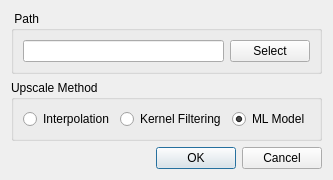
<?xml version="1.0" encoding="UTF-8"?>
<ui version="4.0">
 <class>Dialog</class>
 <widget class="QDialog" name="Dialog">
  <property name="geometry">
   <rect>
    <x>0</x>
    <y>0</y>
    <width>329</width>
    <height>159</height>
   </rect>
  </property>
  <property name="windowTitle">
   <string>Image saving </string>
  </property>
  <layout class="QVBoxLayout" name="verticalLayout">
   <item>
    <widget class="QGroupBox" name="groupBox">
     <property name="sizePolicy">
      <sizepolicy hsizetype="Preferred" vsizetype="Fixed">
       <horstretch>0</horstretch>
       <verstretch>0</verstretch>
      </sizepolicy>
     </property>
     <property name="title">
      <string> Path</string>
     </property>
     <layout class="QHBoxLayout" name="horizontalLayout">
      <item>
       <widget class="QLineEdit" name="line_path">
        <property name="readOnly">
         <bool>true</bool>
        </property>
       </widget>
      </item>
      <item>
       <widget class="QPushButton" name="button_path">
        <property name="text">
         <string>Select</string>
        </property>
       </widget>
      </item>
     </layout>
    </widget>
   </item>
   <item>
    <widget class="QGroupBox" name="group_method">
     <property name="sizePolicy">
      <sizepolicy hsizetype="Preferred" vsizetype="Fixed">
       <horstretch>0</horstretch>
       <verstretch>0</verstretch>
      </sizepolicy>
     </property>
     <property name="title">
      <string>Upscale Method</string>
     </property>
     <layout class="QHBoxLayout" name="horizontalLayout_2">
      <item>
       <widget class="QRadioButton" name="radio_inter">
        <property name="text">
         <string>Interpolation</string>
        </property>
       </widget>
      </item>
      <item>
       <widget class="QRadioButton" name="radio_kernel">
        <property name="text">
         <string>Kernel Filtering</string>
        </property>
       </widget>
      </item>
      <item>
       <widget class="QRadioButton" name="radio_ml">
        <property name="text">
         <string>ML Model</string>
        </property>
        <property name="checked">
         <bool>true</bool>
        </property>
       </widget>
      </item>
     </layout>
    </widget>
   </item>
   <item>
    <widget class="QDialogButtonBox" name="buttonBox">
     <property name="orientation">
      <enum>Qt::Horizontal</enum>
     </property>
     <property name="standardButtons">
      <set>QDialogButtonBox::Cancel|QDialogButtonBox::Ok</set>
     </property>
    </widget>
   </item>
  </layout>
 </widget>
 <resources/>
 <connections>
  <connection>
   <sender>buttonBox</sender>
   <signal>accepted()</signal>
   <receiver>Dialog</receiver>
   <slot>accept()</slot>
   <hints>
    <hint type="sourcelabel">
     <x>248</x>
     <y>254</y>
    </hint>
    <hint type="destinationlabel">
     <x>157</x>
     <y>274</y>
    </hint>
   </hints>
  </connection>
  <connection>
   <sender>buttonBox</sender>
   <signal>rejected()</signal>
   <receiver>Dialog</receiver>
   <slot>reject()</slot>
   <hints>
    <hint type="sourcelabel">
     <x>316</x>
     <y>260</y>
    </hint>
    <hint type="destinationlabel">
     <x>286</x>
     <y>274</y>
    </hint>
   </hints>
  </connection>
 </connections>
</ui>
